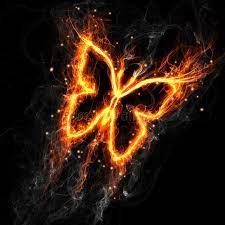
#> input picture fire.jpg, 225 x 225 px, found by its file name
$ jupyter execute collage.ipynb
#> lines starting #> are read from the running program, lines starting #| are printed output that depends on the picture
[cell 1]
import cv2

[cell 2]
# read fire image
fire = cv2.imread("Fire.jpg")
#> fire is the input picture: shape (225, 225, 3); mean B, G, R 16.2, 27.8, 46.2

[cell 3]
#display fire image
cv2.imshow("Fire",fire)
cv2.waitKey()
cv2.destroyAllWindows()

[cell 4]
# read water image
water = cv2.imread("howtinywater.jpg")
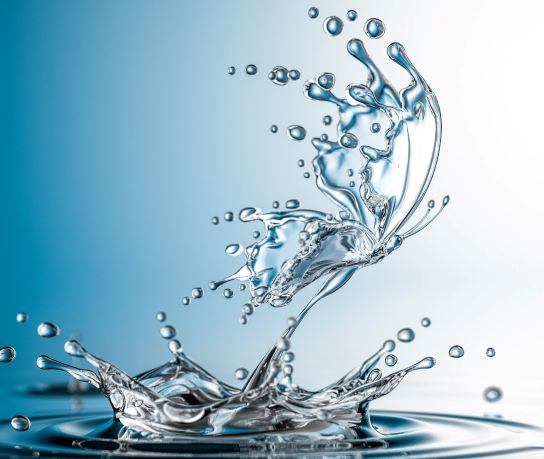
#> input picture howtinywater.jpg, 544 x 459 px
#> water is the input picture: shape (459, 544, 3); mean B, G, R 203.8, 187.9, 153.1

[cell 5]
#resize the image
water=cv2.resize(water,(225,225))
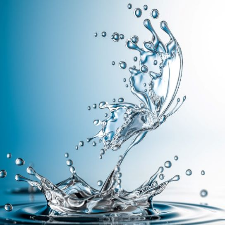
#> water: shape (225, 225, 3); mean B, G, R 203.7, 187.8, 153

[cell 6]
cv2.imshow("water",water)
cv2.waitKey()
cv2.destroyAllWindows()

[cell 7]
import numpy as ny

[cell 8]
#horizontal collage
h = ny.hstack([fire,water])
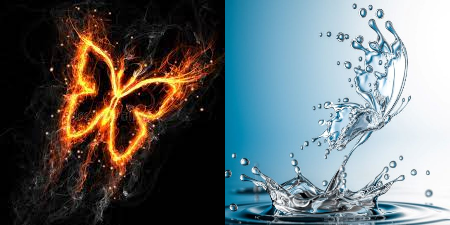
#> h: shape (225, 450, 3); mean B, G, R 110, 107.8, 99.6

[cell 9]
#display horizontal collage
cv2.imshow("horizontal collage",h)
cv2.waitKey()
cv2.destroyAllWindows()

[cell 10]
#vertical collage
v = ny.vstack([fire,water])
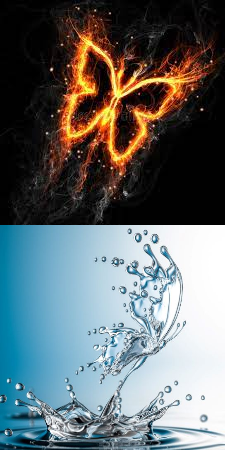
#> v: shape (450, 225, 3); mean B, G, R 110, 107.8, 99.6
